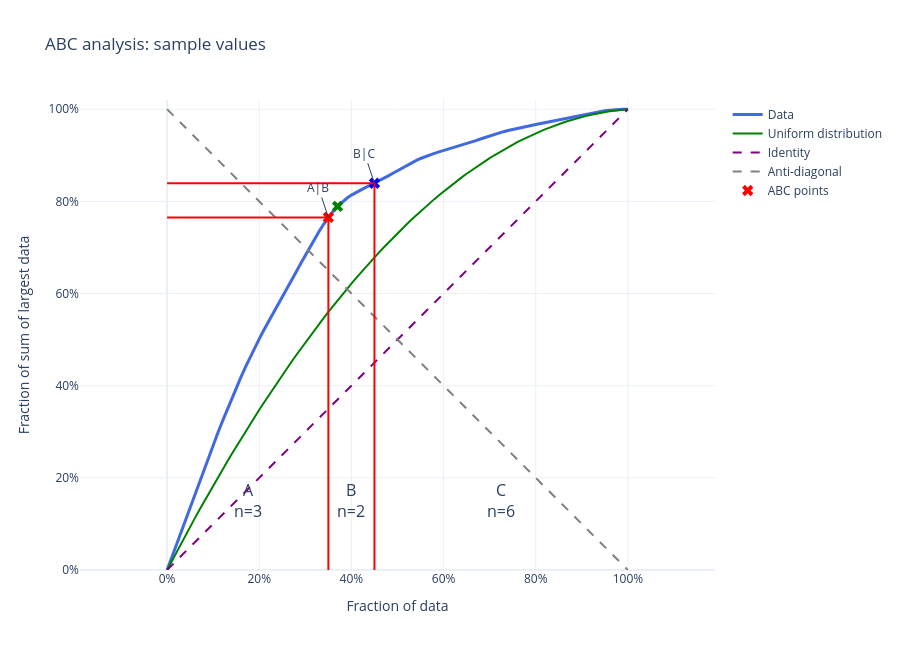

Notebook cell for this chart:
### Code cell
from abc_analysis import abc_analysis


def plot_abc(result, title='ABC analysis'):
    """Render the ABC package's curves, cutoffs and group sizes with Plotly."""
    fig = go.Figure()
    fig.add_trace(go.Scatter(
        x=result['p'], y=result['ABC'], mode='lines', name='Data',
        line=dict(color='royalblue', width=3),
    ))

    # Use the same uniform-distribution reference as abc_analysis.abc_plot.
    p = np.linspace(0, 1, 101)
    low, high = result['CleanedData'].min(), result['CleanedData'].max()
    if low == high:
        low, high = 0, 1
    span = high - low
    uniform = (-0.5 * span * p**2 + high * p) / (low + 0.5 * span)
    fig.add_trace(go.Scatter(
        x=p, y=uniform, mode='lines', name='Uniform distribution',
        line=dict(color='green'),
    ))
    for name, y, color in [
        ('Identity', [0, 1], 'purple'), ('Anti-diagonal', [1, 0], 'gray')
    ]:
        fig.add_trace(go.Scatter(
            x=[0, 1], y=y, mode='lines', name=name,
            line=dict(color=color, dash='dash'),
        ))

    for key, label in [('A', 'A|B'), ('C', 'B|C')]:
        x, y = result[key]['Effort'], result[key]['Yield']
        fig.add_shape(type='line', x0=x, x1=x, y0=0, y1=y, line_color='red')
        fig.add_shape(type='line', x0=0, x1=x, y0=y, y1=y, line_color='red')
        fig.add_annotation(x=x, y=y, text=label, showarrow=True, ay=-30)

    fig.add_trace(go.Scatter(
        x=[result[key]['Effort'] for key in 'ABC'],
        y=[result[key]['Yield'] for key in 'ABC'],
        text=['Point A', 'Point B', 'Point C'], mode='markers', name='ABC points',
        marker=dict(color=['red', 'green', 'blue'], size=10, symbol='x'),
        hovertemplate='%{text}<br>Data: %{x:.1%}<br>Sum: %{y:.1%}<extra></extra>',
    ))
    boundaries = [0, result['A']['Effort'], result['C']['Effort'], 1]
    for group, left, right in zip('ABC', boundaries[:-1], boundaries[1:]):
        fig.add_annotation(
            x=(left + right) / 2, y=0.15,
            text=f"{group}<br>n={len(result[group + 'ind'])}",
            showarrow=False, font=dict(size=16),
        )
    fig.update_layout(
        title=title, width=900, height=650,
        xaxis=dict(title='Fraction of data', range=[0, 1], tickformat='.0%'),
        yaxis=dict(title='Fraction of sum of largest data', range=[0, 1.02],
                   tickformat='.0%', scaleanchor='x', scaleratio=1),
        legend=dict(x=1.02, y=1),
    )
    return fig


# Calculate ABC groups without invoking the package's Matplotlib renderer.
dctAnalysis = abc_analysis([1, 15, 25, 17, 2, 3, 5, 6, 2, 3, 22], boolPlotResult=False)
plot_abc(dctAnalysis, title='ABC analysis: sample values').show()

### Figure 1 — Plotly figure (JSON) as saved in the notebook; plotly's stock layout.template omitted (floating-point values rounded to 4 significant figures)
{"data": [{"line": {"color": "royalblue", "width": 3}, "mode": "lines", "name": "Data", "type": "scatter", "x": [0.0, 0.01, 0.02, 0.03, 0.04, 0.05, 0.06, 0.07, 0.08, 0.09, 0.1, 0.11, 0.12, 0.13, 0.14, 0.15, 0.16, 0.17, 0.18, 0.19, 0.2, 0.21, 0.22, 0.23, 0.24, 0.25, 0.26, 0.27, 0.28, 0.29, 0.3, 0.31, 0.32, 0.33, 0.34, 0.35, 0.36, 0.37, 0.38, 0.39, 0.4, 0.41, 0.42, 0.43, 0.44, 0.45, 0.46, 0.47, 0.48, 0.49, 0.5, 0.51, 0.52, 0.53, 0.54, 0.55, 0.56, 0.57, 0.58, 0.59, 0.6, 0.61, 0.62, 0.63, 0.64, 0.65, 0.66, 0.67, 0.68, 0.69, 0.7, 0.71, 0.72, 0.73, 0.74, 0.75, 0.76, 0.77, 0.78, 0.79, 0.8, 0.81, 0.82, 0.83, 0.84, 0.85, 0.86, 0.87, 0.88, 0.89, 0.9, 0.91, 0.92, 0.93, 0.94, 0.95, 0.96, 0.97, 0.98, 0.99, 1.0], "y": [8.607e-19, 0.02734, 0.05479, 0.08229, 0.1098, 0.1372, 0.1645, 0.1916, 0.2185, 0.2451, 0.2714, 0.2972, 0.3225, 0.3474, 0.3716, 0.3952, 0.4181, 0.4402, 0.4616, 0.482, 0.5017, 0.5207, 0.5393, 0.5574, 0.5753, 0.593, 0.6108, 0.6287, 0.6469, 0.6652, 0.6834, 0.7013, 0.7187, 0.7352, 0.7508, 0.7651, 0.7779, 0.7891, 0.7986, 0.8067, 0.8136, 0.8196, 0.825, 0.8299, 0.8346, 0.8393, 0.8444, 0.8497, 0.8554, 0.8611, 0.8669, 0.8726, 0.8782, 0.8836, 0.8886, 0.8931, 0.8972, 0.9008, 0.9042, 0.9073, 0.9103, 0.9131, 0.916, 0.9189, 0.9219, 0.9251, 0.9285, 0.9319, 0.9353, 0.9388, 0.9421, 0.9453, 0.9484, 0.9512, 0.9539, 0.9563, 0.9585, 0.9606, 0.9627, 0.9647, 0.9666, 0.9686, 0.9707, 0.9728, 0.975, 0.9773, 0.9795, 0.9818, 0.984, 0.9862, 0.9883, 0.9903, 0.9922, 0.9939, 0.9955, 0.9968, 0.998, 0.9989, 0.9996, 0.9999, 1.0]}, {"line": {"color": "green"}, "mode": "lines", "name": "Uniform distribution", "type": "scatter", "x": [0.0, 0.01, 0.02, 0.03, 0.04, 0.05, 0.06, 0.07, 0.08, 0.09, 0.1, 0.11, 0.12, 0.13, 0.14, 0.15, 0.16, 0.17, 0.18, 0.19, 0.2, 0.21, 0.22, 0.23, 0.24, 0.25, 0.26, 0.27, 0.28, 0.29, 0.3, 0.31, 0.32, 0.33, 0.34, 0.35, 0.36, 0.37, 0.38, 0.39, 0.4, 0.41, 0.42, 0.43, 0.44, 0.45, 0.46, 0.47, 0.48, 0.49, 0.5, 0.51, 0.52, 0.53, 0.54, 0.55, 0.56, 0.57, 0.58, 0.59, 0.6, 0.61, 0.62, 0.63, 0.64, 0.65, 0.66, 0.67, 0.68, 0.69, 0.7, 0.71, 0.72, 0.73, 0.74, 0.75, 0.76, 0.77, 0.78, 0.79, 0.8, 0.81, 0.82, 0.83, 0.84, 0.85, 0.86, 0.87, 0.88, 0.89, 0.9, 0.91, 0.92, 0.93, 0.94, 0.95, 0.96, 0.97, 0.98, 0.99, 1.0], "y": [0.0, 0.01914, 0.03809, 0.05686, 0.07545, 0.09385, 0.1121, 0.1301, 0.1479, 0.1656, 0.1831, 0.2004, 0.2175, 0.2344, 0.2511, 0.2677, 0.2841, 0.3002, 0.3162, 0.3321, 0.3477, 0.3631, 0.3784, 0.3935, 0.4084, 0.4231, 0.4376, 0.4519, 0.4661, 0.4801, 0.4938, 0.5074, 0.5209, 0.5341, 0.5471, 0.56, 0.5727, 0.5852, 0.5975, 0.6096, 0.6215, 0.6333, 0.6449, 0.6562, 0.6674, 0.6785, 0.6893, 0.6999, 0.7104, 0.7207, 0.7308, 0.7407, 0.7504, 0.7599, 0.7693, 0.7785, 0.7874, 0.7962, 0.8049, 0.8133, 0.8215, 0.8296, 0.8375, 0.8452, 0.8527, 0.86, 0.8671, 0.8741, 0.8809, 0.8874, 0.8938, 0.9001, 0.9061, 0.9119, 0.9176, 0.9231, 0.9284, 0.9335, 0.9384, 0.9431, 0.9477, 0.9521, 0.9562, 0.9602, 0.9641, 0.9677, 0.9711, 0.9744, 0.9775, 0.9804, 0.9831, 0.9856, 0.9879, 0.9901, 0.9921, 0.9938, 0.9954, 0.9969, 0.9981, 0.9991, 1.0]}, {"line": {"color": "purple", "dash": "dash"}, "mode": "lines", "name": "Identity", "type": "scatter", "x": [0, 1], "y": [0, 1]}, {"line": {"color": "gray", "dash": "dash"}, "mode": "lines", "name": "Anti-diagonal", "type": "scatter", "x": [0, 1], "y": [1, 0]}, {"hovertemplate": "%{text}<br>Data: %{x:.1%}<br>Sum: %{y:.1%}<extra></extra>", "marker": {"color": ["red", "green", "blue"], "size": 10, "symbol": "x"}, "mode": "markers", "name": "ABC points", "text": ["Point A", "Point B", "Point C"], "type": "scatter", "x": [0.35, 0.37, 0.45], "y": [0.7651, 0.7891, 0.8393]}], "layout": {"annotations": [{"ay": -30, "showarrow": true, "text": "A|B", "x": 0.35, "y": 0.7651}, {"ay": -30, "showarrow": true, "text": "B|C", "x": 0.45, "y": 0.8393}, {"font": {"size": 16}, "showarrow": false, "text": "A<br>n=3", "x": 0.175, "y": 0.15}, {"font": {"size": 16}, "showarrow": false, "text": "B<br>n=2", "x": 0.4, "y": 0.15}, {"font": {"size": 16}, "showarrow": false, "text": "C<br>n=6", "x": 0.725, "y": 0.15}], "height": 650, "legend": {"x": 1.02, "y": 1}, "shapes": [{"line": {"color": "red"}, "type": "line", "x0": 0.35, "x1": 0.35, "y0": 0, "y1": 0.7651}, {"line": {"color": "red"}, "type": "line", "x0": 0, "x1": 0.35, "y0": 0.7651, "y1": 0.7651}, {"line": {"color": "red"}, "type": "line", "x0": 0.45, "x1": 0.45, "y0": 0, "y1": 0.8393}, {"line": {"color": "red"}, "type": "line", "x0": 0, "x1": 0.45, "y0": 0.8393, "y1": 0.8393}], "title": {"text": "ABC analysis: sample values"}, "width": 900, "xaxis": {"range": [0, 1], "tickformat": ".0%", "title": {"text": "Fraction of data"}}, "yaxis": {"range": [0, 1.02], "scaleanchor": "x", "scaleratio": 1, "tickformat": ".0%", "title": {"text": "Fraction of sum of largest data"}}}}
